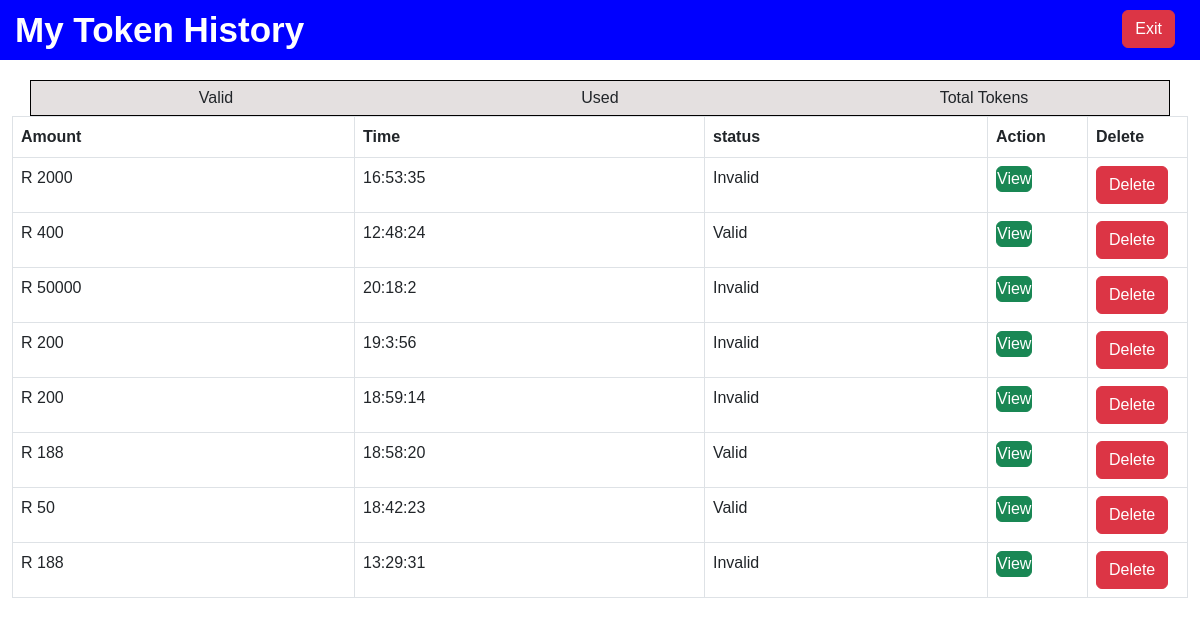
Page /my_paycodes (signed in) on the committed database.
### app_models/accounts.py (models this page shows)
class Recharge_Tokens(db.Model):
    id = db.Column(db.Integer, primary_key=True)
    token = db.Column(db.Integer, unique=True)
    sender_name = db.Column(db.String(100))
    currency = db.Column(db.String(100))
    currency_symbol = db.Column(db.String(5))
    value = db.Column(db.Integer)
    status = db.Column(db.String(50))
    created_date = db.Column(db.Date)
    created_time = db.Column(db.Time)
    user_id = db.Column(db.ForeignKey("user.id"), nullable=False)

### app.py (the view)
@app.route("/my_paycodes")
@login_required
def my_paycodes():
    page_name = 'My Token History'
    user_id = current_user.id
    account = Accounts.query.get(user_id)
    sender_name = account.account_name
    tokens = Recharge_Tokens.query.filter_by(user_id=user_id,).order_by(
        Recharge_Tokens.created_date.desc(),
        Recharge_Tokens.created_time.desc()
    ).all()
    return render_template("funds/my_paycodes.html", tokens=tokens,page_name=page_name,sender_name=sender_name)

### app.py (called while the page is built)
@login_manager.user_loader
def load_user(user_id):
    return User.query.get(int(user_id))

### templates/funds/my_paycodes.html (shortened to what this page needs)
{% extends  'layouts/statements.html' %}
{% block content %}
<div class="container">
    <div class="row">
        <div class="col">Valid {{ valid_codes }}</div>
        <div class="col">Used {{used_codes }}</div>
        <div class="col">Total Tokens {{total_codes}}</div>
    </div>
</div>
<table class="table table-bordered">
    <thead>
        <tr>
            <th>Amount</th>
            <th>Time</th>
            <th>status</th>
            <th class="action">Action</th>
            <th class="action mobile">Delete</th>
        </tr>
    </thead>
    <tbody>
        {% if tokens %}
        {% for token in tokens %}
        <tr >
            <td class="{{balance}}" >{{ token.currency_symbol}} {{ token.value }}</td>
            <td>{{token.created_time.hour}}:{{token.created_time.minute}}:{{token.created_time.second}}</td>
            <td>{{ token.status|capitalize }}</td>
            <td >
                <form method="POST" action="/view_paycode">
                    <button type="submit" class="btn btn-success ">View</button>
                </form>
            </td>
            <td class="mobile">
                <form method="POST" action="{{ url_for('delete_token', token_id=token.id) }}">
                    {% if token.status == 'Valid' %}
                    <button type="submit" id="delete" class="btn btn-primary">Reverse</button>
                    {% else %}
                    <button type="submit" class="btn btn-danger ">Delete</button>
                    {% endif %}
                </form>
            </td>
        </tr>
        {% endfor %}
        {% endif %}
    </tbody>
            </table>
{% endblock %}

### static/custom/css/style.css (style rules this page uses)
* { padding: 0; margin: 0; }
body { font-family: Arial, sans-serif; margin: 0; padding: 0; }
.container { margin-top: 80px; padding: 5px; border: 1px solid black; text-align: center; background-color: rgb(228, 224, 224); }

### templates/funds/my_paycodes.html (style rules this page uses)
.action { width: 100px; }
.container { margin-top: 80px; }
.btn-success { padding: 0px; }

### rows in the picture
Recharge_Tokens: currency_symbol "R", value "2000", created_time.hour "16", created_time.minute "53", created_time.second "35", status "Invalid", shows "Delete"
Recharge_Tokens: currency_symbol "R", value "400", created_time.hour "12", created_time.minute "48", created_time.second "24", status "Valid", shows "Delete"
Recharge_Tokens: currency_symbol "R", value "50000", created_time.hour "20", created_time.minute "18", created_time.second "2", status "Invalid", shows "Delete"
Recharge_Tokens: currency_symbol "R", value "200", created_time.hour "19", created_time.minute "3", created_time.second "56", status "Invalid", shows "Delete"
Recharge_Tokens: currency_symbol "R", value "200", created_time.hour "18", created_time.minute "59", created_time.second "14", status "Invalid", shows "Delete"
Recharge_Tokens: currency_symbol "R", value "188", created_time.hour "18", created_time.minute "58", created_time.second "20", status "Valid", shows "Delete"
Recharge_Tokens: currency_symbol "R", value "50", created_time.hour "18", created_time.minute "42", created_time.second "23", status "Valid", shows "Delete"
Recharge_Tokens: currency_symbol "R", value "188", created_time.hour "13", created_time.minute "29", created_time.second "31", status "Invalid", shows "Delete"

### other values in the picture
{{ page_name }} "My Token History"
